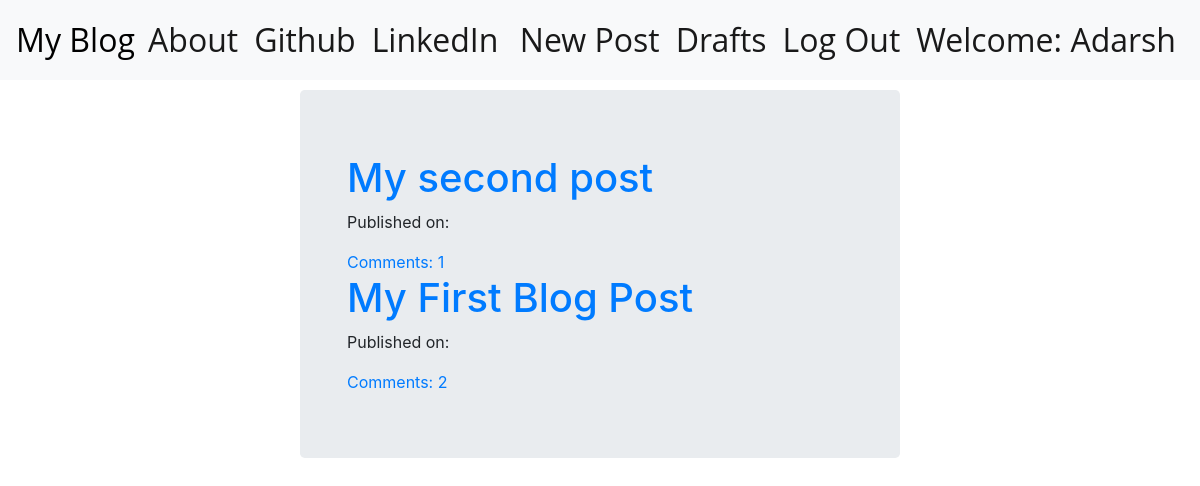
The app's page / (signed in) with its own data.
### blog/models.py (models this page shows, shortened)
class Post(models.Model):
    author = models.ForeignKey('auth.User',on_delete=models.CASCADE)
    title = models.CharField(max_length=200)
    text = models.TextField()
    create_date = models.DateTimeField(default=timezone.now)
    published_date = models.DateTimeField(blank=True,null=True)
    def approve_comments(self):
        return self.comments.filter(approved_comment=True)

### blog/views.py (the view)
# urls.py: path('',views.PostListView.as_view(),name='post_list'),
class PostListView(ListView):
    model = Post
    def get_queryset(self):
        return Post.objects.filter(published_date__lte=timezone.now()).order_by('-published_date')

### blog/templates/blog/post_list.html
{% extends 'blog/base.html' %}
{% block content %}
  <div class="centerstage">
    {% for post in post_list %}
    <div class="post">
      <h1><a href="{% url 'blog:post_detail' pk=post.pk %}">{{ post.title }}</a></h1>
      <div class="date">
        <p>Published on: {{post.published|date:"D M Y"}}</p>
      </div>
      <a href="{% url 'blog:post_detail' pk=post.pk %}">Comments: {{ post.approve_comments.count }}</a>
    </div>
    {% endfor %}
  </div>
{% endblock %}

### blog/templates/blog/base.html (shortened to what this page needs)
<!DOCTYPE html>
{% load staticfiles %}
<html lang="en" dir="ltr">
  <head>
    <link rel="stylesheet" href="https://stackpath.bootstrapcdn.com/bootstrap/4.5.2/css/bootstrap.min.css">
    <link rel="stylesheet" href="//cdn.jsdelivr.net/npm/medium-editor@latest/dist/css/medium-editor.min.css" type="text/css" media="screen" charset="utf-8">
    <link rel="stylesheet" href="{% static 'css/blog.css' %}">
  </head>
  <body>
    <nav class="navbar navbar-expand-lg navbar-light bg-light techfont">
      <div class="collapse navbar-collapse" id="navbarSupportedContent">
        <ul class="nav navbar-nav">
          <li class="nav-item active"><a class="navbar-bigbrand" id="brnd" href="{% url 'blog:post_list' %}">My Blog</a></li>
        </ul>
        <ul class="nav navbar-nav mr-auto">
          <li class="nav-item active"><a class="nav-link" href="{% url 'blog:about' %}">About</a></li>
          <li class="nav-item active"><a class="nav-link" href="https://www.github.com">Github</a></li>
          <li class="nav-item active"><a class="nav-link" href="https://www.linkedin.com">LinkedIn</a></li>
       </ul>
       <ul class="nav navbar-nav">
         {% if user.is_authenticated %}
          <li class="nav-item active"><a class="nav-link" href="{% url 'blog:post_new' %}">New Post</a><li>
          <li class="nav-item active"><a class="nav-link" href="{% url 'blog:post_draft_list' %}">Drafts</a><li>
          <li class="nav-item active"><a class="nav-link" href="{% url 'logout' %}">Log Out</a><li>
          <li class="nav-item active"><a class="nav-link">Welcome: {{user.username}}</a></li>
         {% else %}
          <li class="nav-item active"><a class="nav-link" href="{% url 'login' %}">Login</a></li>
         {% endif %}
       </ul>
     </div>
   </nav>
  <div class="jumbotron jb">
    <div class="content container">
      <div class="row">
        <div class="col-lg-12 col-md-12 col-sm-12 col-xs-12 float-md-center">
          <div class="blog_posts">
            {% block content %}
            {% endblock %}
          </div>
        </div>
      </div>
    </div>
  </div>
  </body>
</html>

### blog/static/css/blog.css (style rules this page uses)
.techfont { font-family: 'Open Sans',sans-serif; font-size: 2em; margin-bottom: 10px; }
.jb { margin: 0px 300px 0px 300px; }
#brnd { color:black; padding-right: 5px; }
.centerstage { margin-left: auto; margin-right: auto; }

### records on screen
Post: title "My second post", approve_comments.count "1"
Post: title "My First Blog Post", approve_comments.count "2"

### other values on screen
{{ user.username }} "Adarsh"
